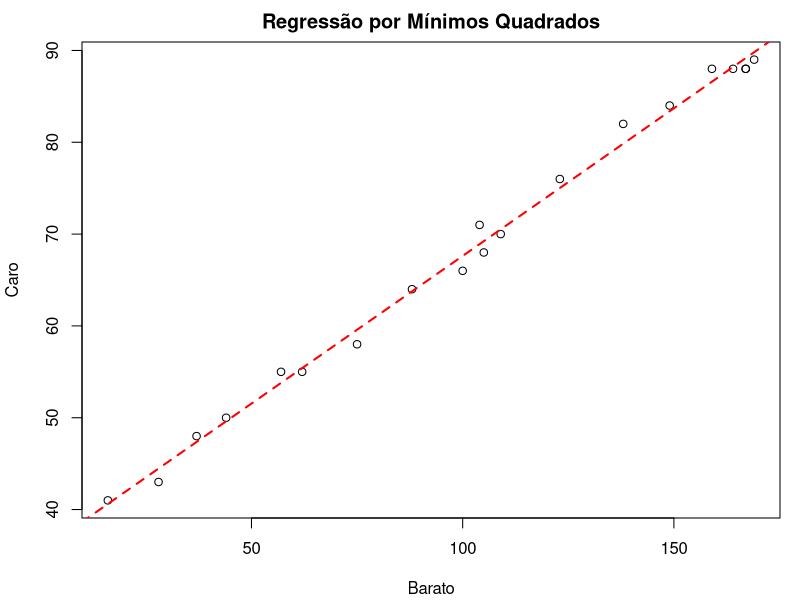
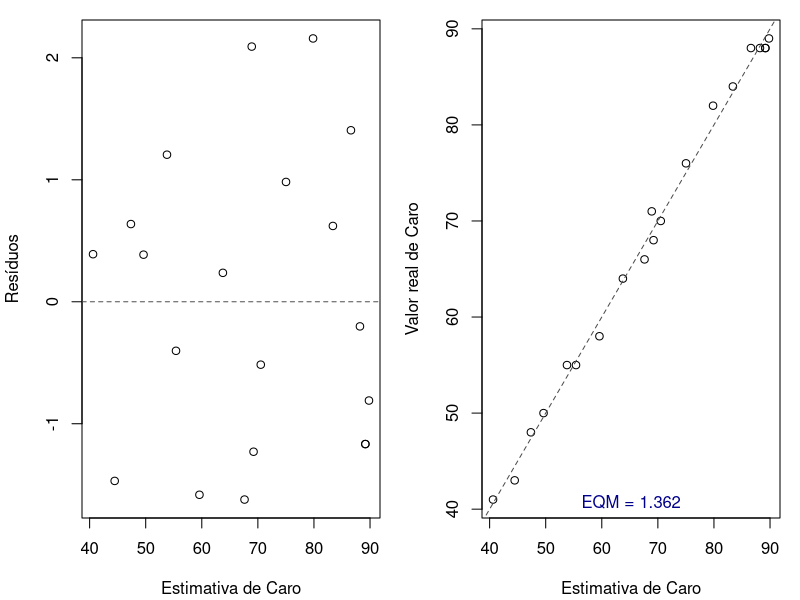
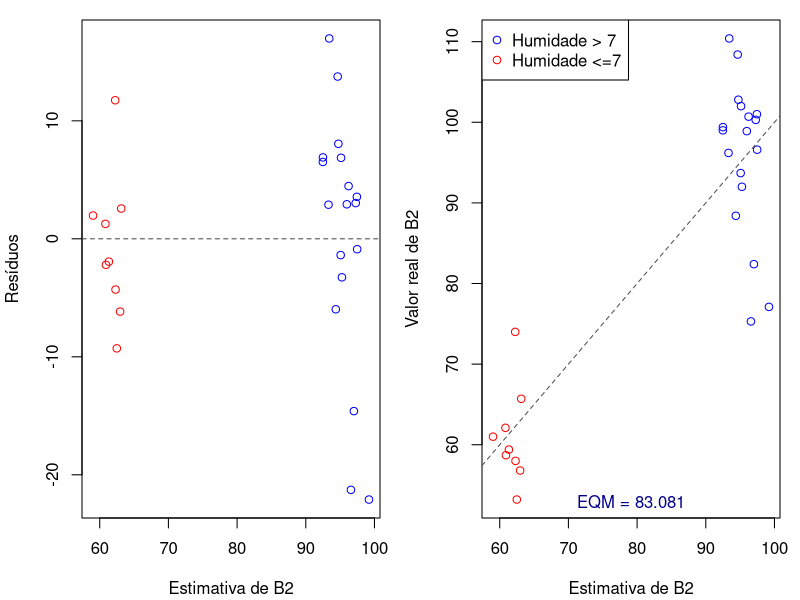
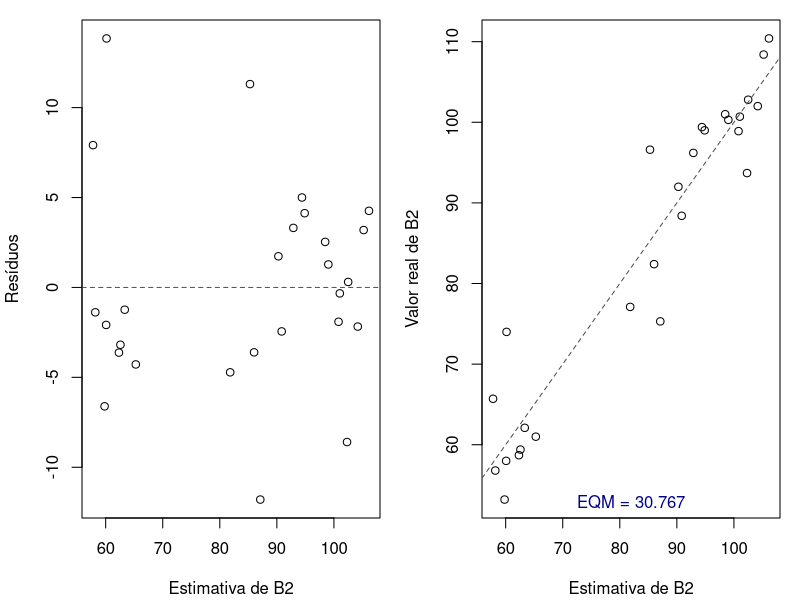
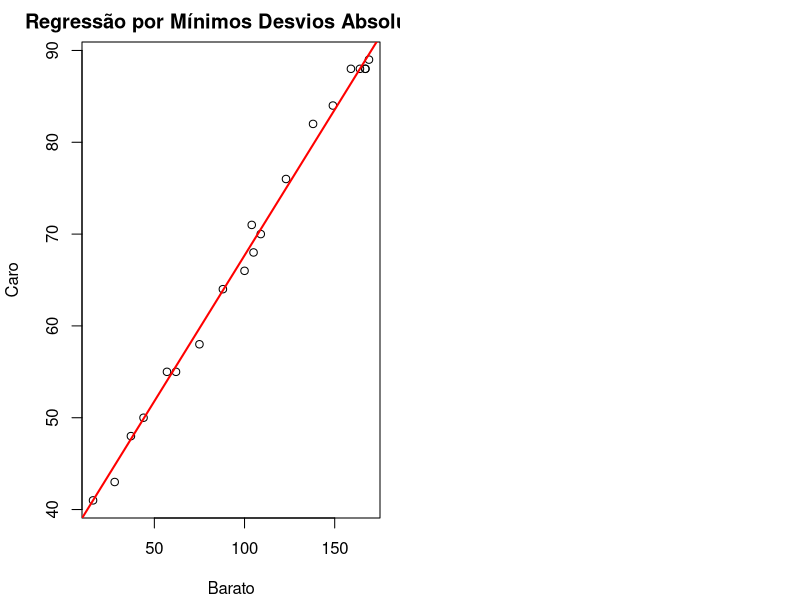
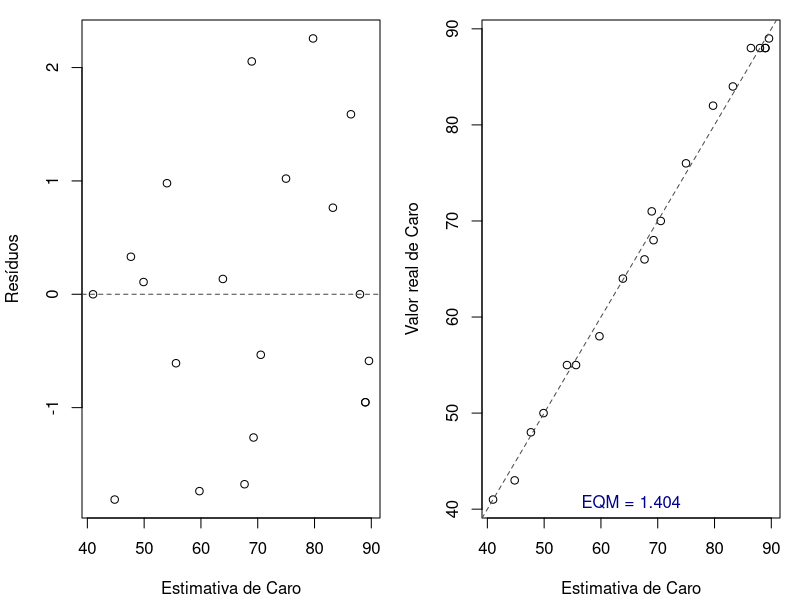
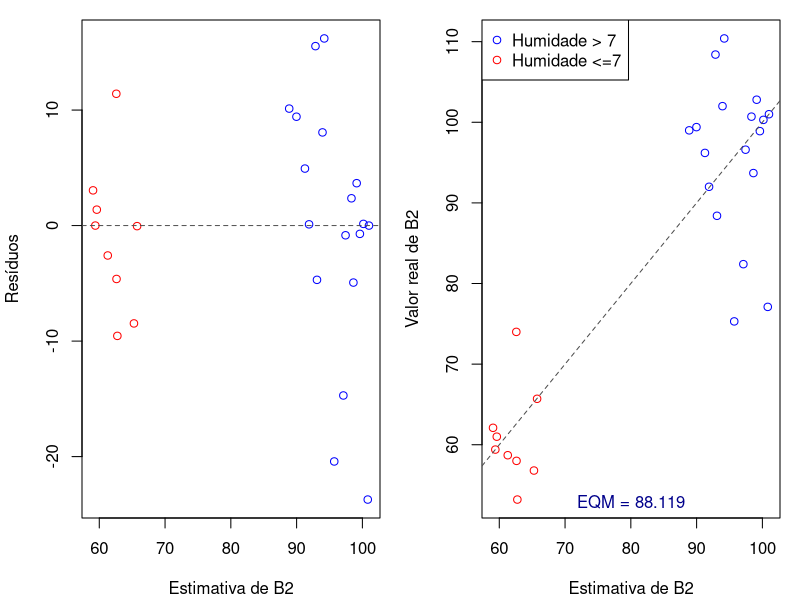
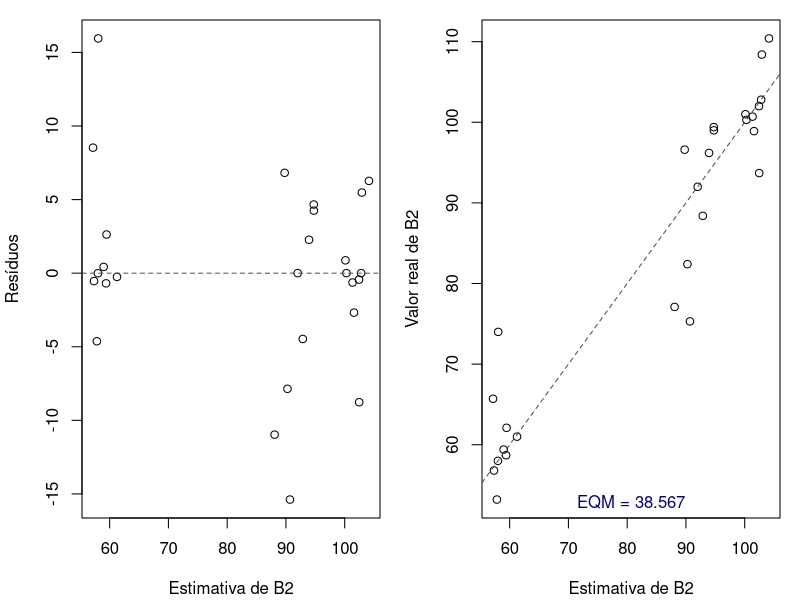

Source code (R) for these figures, in order:
## ---- chunk 1
#| code-fold: true
ID <- 1:20
Caro<- c(76,70,55,71,55,48,50,66,41,43,82,68,88,58,64,88,89,88,84,88)
Barato<- c(123,109,62,104,57,37,44,100,16,28,138,105,159,75,88,164,169,167,149,167)

dados.1 <- data.frame(ID,Caro,Barato)
rm(list=c("ID","Caro","Barato"))
knitr::kable(dados.1)
## ---- chunk 2
#| code-fold: true
ID <- 1:27
B2 <-c(110.4,102.8,101.0,108.4,100.7,100.3,102.0,93.7,98.9,96.6,
99.4,96.2,99.0,88.4,75.3,92.0,82.4,77.1,74.0,65.7,56.8,62.1,61.0,53.2,59.4,58.7,58.0)
Sol <- c(176,155,273,273,256,280,280,184,216,
198,59,80,80,105,180,180,177,230,203,191,191,191,76,213,213,151,205)
Humidade <- c(7.0,7.0,7.0,7.0,7.0,7.0,7.0,7.0,7.0,2.0,2.0,2.0,2.0,2.0,2.0,2.0,
2.0,2.0,47.4,47.4,47.4,47.4,47.4,47.4,47.4,47.4,47.4)
Temp.Ar <- c(78,89,89,72,84,87,74,87,88,76,
65,67,62,70,73,65,76,82,76,83,82,69,74,76,69,75,76)

dados.2 <- data.frame(ID,B2,Sol,Humidade,Temp.Ar)
rm(list=c("ID","B2","Sol","Humidade","Temp.Ar"))
knitr::kable(dados.2)
## ---- chunk 3
minQuad <- function(b){
  return(sum((dados.1$Caro-b[1]-dados.1$Barato*b[2])^2))
}

(b <-optim(par=c(0,0),minQuad)$par)
coef <- list(simples.minQuad=b)
## ---- chunk 4
#| fig-align: "center"
par(mar=c(4.1,4.1,2.1,1))
plot(Caro ~ Barato,data=dados.1, main="Regressão por Mínimos Quadrados")
abline(a=b[1],b=b[2],lty=2,lwd=2,col="red")
## ---- chunk 5
par(mfrow=c(1,2),mar=c(4.1,4.1,1,1))
resid <- dados.1$Caro - b[1] - b[2]*dados.1$Barato
plot(b[1] + b[2]*dados.1$Barato,resid,ylab="Resíduos",xlab="Estimativa de Caro")
abline(h=0,lty=2,col="grey30")
plot(b[1] + b[2]*dados.1$Barato,dados.1$Caro,
     xlab="Estimativa de Caro",ylab="Valor real de Caro")
abline(a=0,b=1,lty=2,col="grey30")
mtext(paste("EQM =",round(mean((dados.1$Caro - b[1] - b[2]*dados.1$Barato)^2),3)),
      side=1,padj=-2,col="blue4")
## ---- chunk 6
matriz <- cbind(1,as.matrix(dados.2[,-(1:2)]))
minQuad <- function(b){
  return(sum((dados.2$B2-matriz%*%b)^2))
}
(b <-optim(par=c(min(dados.2$B2),0,0,0),minQuad)$par)
coef$multi.minQuad1 <- b
## ---- chunk 7
#| code-fold: true
#| fig-align: "center"
resid <- dados.2$B2-matriz%*%b
#grafico 1
par(mfrow=c(1,2),mar=c(4.1,4.1,1,1))
plot(matriz%*%b,resid,xlab="Estimativa de B2",ylab="Resíduos",
     col=c("blue","red")[as.numeric(dados.2$Humidade>7)+1])
abline(h=0,lty=2,col="grey30")
#grafico 2
plot(matriz%*%b,dados.2$B2,xlab="Estimativa de B2",ylab="Valor real de B2",
     col=c("blue","red")[as.numeric(dados.2$Humidade>7)+1])
abline(a=0,b=1,lty=2,col="grey30")
legend("topleft",legend=c("Humidade > 7", "Humidade <=7"),col=c("blue","red"),pch=1)
mtext(paste("EQM =",round(mean((dados.2$B2-matriz%*%b)^2),3)),
      side=1,padj=-2,col="blue4")
## ---- chunk 8
matriz <- cbind(1,as.matrix(dados.2[,-(1:2)]), dados.2$Humidade^2)
(b <-optim(par=c(100,0,0,0,0),minQuad)$par)
coef$multi.minQuad2 <- b
## ---- chunk 9
#| code-fold: true
#| fig-align: "center"
resid <- dados.2$B2-matriz%*%b
par(mfrow=c(1,2),mar=c(4.1,4.1,1,1))
plot(matriz%*%b,resid,xlab="Estimativa de B2",ylab="Resíduos")
abline(h=0,lty=2,col="grey30")
plot(matriz%*%b,dados.2$B2,xlab="Estimativa de B2",ylab="Valor real de B2")
abline(a=0,b=1,lty=2,col="grey30")
mtext(paste("EQM =",round(mean((dados.2$B2-matriz%*%b)^2),3)),
      side=1,padj=-2,col="blue4")
## ---- chunk 10
ks.test(resid,function(q) pnorm(q, sd=sd(resid)))
## ---- chunk 11
minDesv <- function(b){
  return( sum(abs(Y-matriz%*%b)) )
}
Y <- dados.1$Caro
matriz <- cbind(1, dados.1$Barato)
(b<- optim(par=c(1,2), minDesv)$par)
coef$simples.minDesv <- b
## ---- chunk 12
#| fig-align: "center"
par(mar=c(4.1,4.1,2.1,1))
plot(Caro ~ Barato,data=dados.1, main="Regressão por Mínimos Desvios Absolutos")
abline(a=b[1],b=b[2],lwd=2,col="red")
## ---- chunk 13
par(mfrow=c(1,2),mar=c(4.1,4.1,1,1))
resid <- dados.1$Caro - b[1] - b[2]*dados.1$Barato
plot(b[1] + b[2]*dados.1$Barato,resid,ylab="Resíduos",xlab="Estimativa de Caro")
abline(h=0,lty=2,col="grey30")
plot(b[1] + b[2]*dados.1$Barato,dados.1$Caro,
     xlab="Estimativa de Caro",ylab="Valor real de Caro")
abline(a=0,b=1,lty=2,col="grey30")
mtext(paste("EQM =",round(mean((dados.1$Caro - b[1] - b[2]*dados.1$Barato)^2),3)),
      side=1,padj=-2,col="blue4")
## ---- chunk 14
Y <- dados.2$B2
matriz <- cbind(1,as.matrix(dados.2[,-(1:2)]))
(b <-optim(par=c(min(dados.2$B2),0,0,0),minDesv)$par)
coef$multi.minDesv1 <- b
## ---- chunk 15
#| fig-align: "center"
resid <- dados.2$B2-matriz%*%b
#grafico 1
par(mfrow=c(1,2),mar=c(4.1,4.1,1,1))
plot(matriz%*%b,resid,xlab="Estimativa de B2",ylab="Resíduos",
     col=c("blue","red")[as.numeric(dados.2$Humidade>7)+1])
abline(h=0,lty=2,col="grey30")
#grafico 2
plot(matriz%*%b,dados.2$B2,xlab="Estimativa de B2",ylab="Valor real de B2",
     col=c("blue","red")[as.numeric(dados.2$Humidade>7)+1])
abline(a=0,b=1,lty=2,col="grey30")
legend("topleft",legend=c("Humidade > 7", "Humidade <=7"),col=c("blue","red"),pch=1)
mtext(paste("EQM =",round(mean((dados.2$B2-matriz%*%b)^2),3)),
      side=1,padj=-2,col="blue4")
## ---- chunk 16
Y<- dados.2$B2
matriz <- cbind(1,as.matrix(dados.2[,-(1:2)]), dados.2$Humidade^2)
(b <-optim(par=c(100,0,0,0,0),minDesv)$par)
coef$multi.minDesv2 <- b
## ---- chunk 17
#| code-fold: true
#| fig-align: "center"
resid <- dados.2$B2-matriz%*%b
par(mfrow=c(1,2),mar=c(4.1,4.1,1,1))
plot(matriz%*%b,resid,xlab="Estimativa de B2",ylab="Resíduos")
abline(h=0,lty=2,col="grey30")
plot(matriz%*%b,dados.2$B2,xlab="Estimativa de B2",ylab="Valor real de B2")
abline(a=0,b=1,lty=2,col="grey30")
mtext(paste("EQM =",round(mean((dados.2$B2-matriz%*%b)^2),3)),
      side=1,padj=-2,col="blue4")
## ---- chunk 18
matriz <- as.matrix(dados.1[,-1])
distnD <- function(b){
  #deslocamento para a origem
  matriz[,1] <- matriz[,1] - b[1]
  #vetor perpendicular à reta, usando seus coeficientes
  r <- b
  r[1] <- -1
  d<-apply(matriz,1,function(p){
    #projecao do ponto na reta perpendicular
    proj <- as.vector(((p%*%r)/(r%*%r)))*r
    #norma do vetor(correspondente a distancia)
    return(sum(sqrt((proj)^2)))
    #obs: nao e necessário obter essa raiz quadrada, porem
    #   foi importante para convergir com o segundo conjunto de dados
    #   já que estava estourando com valores muito grandes
  })
  return(sum(d))
}
(b<-optim(par=c(min(matriz[,1]),2),distnD)$par)
coef$simples.minDist <- b
## ---- chunk 19
#| fold-code: true
#| fig-align: "center"
par(mar=c(4.1,4.1,1,1))
plot(Caro ~ Barato,data=dados.1, main="Regressão por Mínima Distância Euclideana")
abline(a=b[1],b=b[2],lwd=2,col="red")
## ---- chunk 20
par(mfrow=c(1,2),mar=c(4.1,4.1,1,1))
resid <- dados.1$Caro - b[1] - b[2]*dados.1$Barato
plot(b[1] + b[2]*dados.1$Barato,resid,ylab="Resíduos",xlab="Estimativa de Caro")
abline(h=0,lty=2,col="grey30")
plot(b[1] + b[2]*dados.1$Barato,dados.1$Caro,
     xlab="Estimativa de Caro",ylab="Valor real de Caro")
abline(a=0,b=1,lty=2,col="grey30")
mtext(paste("EQM =",round(mean((dados.1$Caro - b[1] - b[2]*dados.1$Barato)^2),3)),
      side=1,padj=-2,col="blue4")
## ---- chunk 21
#| code-fold: false
matriz <- as.matrix(dados.2[,-1])
#Método de otimização default (Nelder-Mead)\n
(b<-optim(par=c(80,0,0,0),distnD)$par)
# Erro quadrático médio para método default
mean((dados.2$B2-cbind(1,as.matrix(dados.2[,-(1:2)]))%*%b)^2)
#Método de otimização simulated annealing
(b<-optim(par=c(80,0,0,0),distnD,method="SANN")$par)
#OBS: É EXTREMAMENTE sensível ao valor inicial, independente se
#o método é simulated annealing ou o default, mas o SANN
# conseguiu melhor ajuste com esses parametros iniciais
coef$multi.minDist1 <- b
## ---- chunk 22
#| fold-code: true
#| fig-align: "center"
matriz <- cbind(1,as.matrix(dados.2[,-(1:2)]))
resid <- dados.2$B2-matriz%*%b
#grafico 1
par(mfrow=c(1,2),mar=c(4.1,4.1,1,1))
plot(matriz%*%b,resid,xlab="Estimativa de B2",ylab="Resíduos")
abline(h=0,lty=2,col="grey30")
#grafico 2
plot(matriz%*%b,dados.2$B2,xlab="Estimativa de B2",ylab="Valor real de B2")
abline(a=0,b=1,lty=2,col="grey30")
mtext(paste("EQM =",round(mean((dados.2$B2-matriz%*%b)^2),3)),
      side=1,padj=-2,col="blue4")
## ---- chunk 23
#| code-fold: false
matriz <- as.matrix(cbind(dados.2[,-1], dados.2$Humidade^2))
# Método de otimização default (Nelder-Mead)
(b<-optim(par=c(110,0,3,0,0),distnD)$par)
# Erro quadrático médio para método default
mean((dados.2$B2-cbind(1,matriz[,-1])%*%b)^2)
#Método de otimização simulated annealing
(b <-optim(par=c(110,0,3,0,0),distnD,method="SANN")$par)
# Nesse caso o método SANN converge com mais facilidade que o default
coef$multi.minDist2 <- b
## ---- chunk 24
#| code-fold: true
#| fig-align: "center"
matriz[,1] <- 1
resid <- dados.2$B2-matriz%*%b
par(mfrow=c(1,2),mar=c(4.1,4.1,1,1))
plot(matriz%*%b,resid,xlab="Estimativa de B2",ylab="Resíduos")
abline(h=0,lty=2,col="grey30")
plot(matriz%*%b,dados.2$B2,xlab="Estimativa de B2",ylab="Valor real de B2")
abline(a=0,b=1,lty=2,col="grey30")
mtext(paste("EQM =",round(mean((dados.2$B2-matriz%*%b)^2),3)),
      side=1,padj=-2,col="blue4")
## ---- chunk 25
#| figure-align: "center"
par(mfrow=c(1,2),mar=c(4.1,4.1,2.1,1))
plot(Caro ~ Barato,data=dados.1, main="Regressão Simples")

abline(a=coef$simples.minQuad[1],b=coef$simples.minQuad[2],col="grey30")
abline(a=coef$simples.minDesv[1],b=coef$simples.minDesv[2],col="darkorange2",lty=2)
abline(a=coef$simples.minDist[1],b=coef$simples.minDist[2],col="blue",lty=3)

plot(Caro ~ Barato,data=dados.1, main="Regressão simples (zoom)",
     xlim=c(10,40),ylim=c(40,50))
abline(a=coef$simples.minQuad[1],b=coef$simples.minQuad[2],col="grey30",lwd=2)
abline(a=coef$simples.minDesv[1],b=coef$simples.minDesv[2],col="darkorange2",lty=2,lwd=2)
abline(a=coef$simples.minDist[1],b=coef$simples.minDist[2],col="blue",lty=3,lwd=2)
